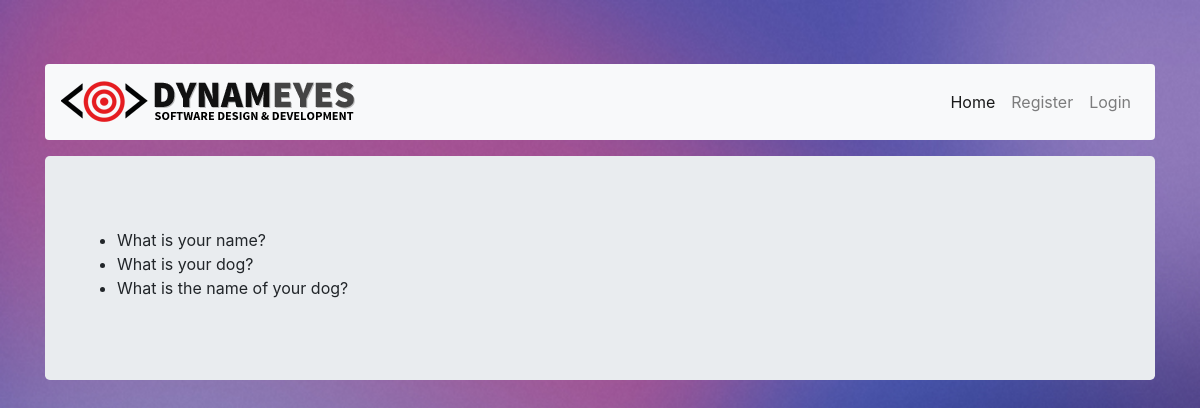
The app's page /quiz/1/ with its own data.
### quiz/models.py (models this page shows, shortened)
class Question(models.Model):
    quiz = models.ForeignKey(Quiz, null=True)
    question_title = models.CharField(max_length=600, blank=False)

### quiz/views.py (the view)
# urls.py: url(r'^quiz/(?P<pk>[0-9]+)/$', views.quiz, name='quiz'),
def quiz(request, pk):
    quiz = Question.objects.filter(quiz=pk)
    quiz_title = Quiz.objects.get(id=pk)
    context = {
        'quiz': quiz,
        'title': quiz_title,
    }
    return render(request, 'quiz.html', context)

### quiz/models.py (called while the page is built)
    def __str__(self):
        return self.quiz_title

### quiz/templates/quiz.html (shortened to what this page needs)
{% extends 'base.html' %}
{% block content %}
    {% include 'nav.html' %}
    <div class="jumbotron">
    <ul>
        {% for obj in quiz %}
            <li>
                {{ obj.question_title }}
            </li>
        {% endfor %}
    </ul>
    </div>
{% endblock %}

### quiz/static/quiz/css/style.css (style rules this page uses)
body { padding-top: 40px; padding-bottom: 200px; background: #fdfdfd url(../images/color-splash.jpg) no-repeat; background-size: cover;; }
html { height: 100%; }

### records on screen
Question: question_title "What is your name?"
Question: question_title "What is your dog?"
Question: question_title "What is the name of your dog?"
